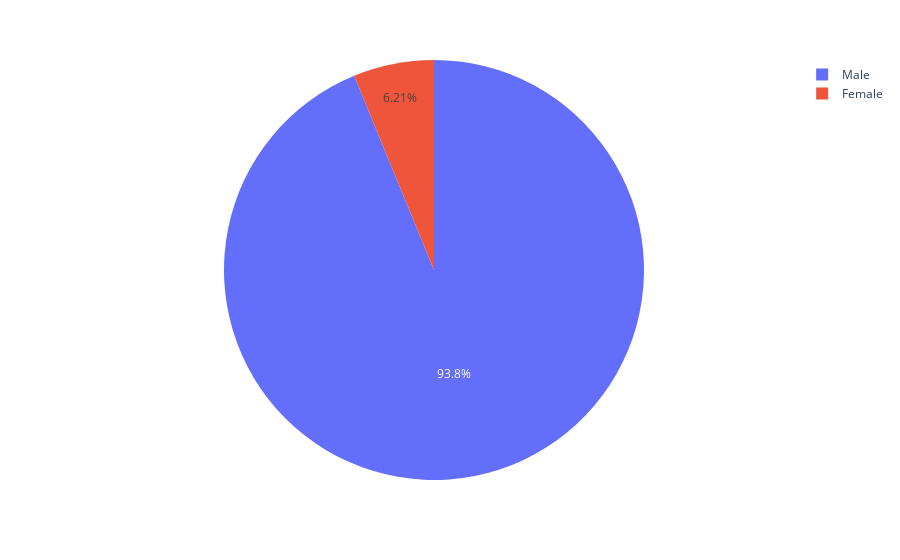

This figure's notebook cell:
### Code cell
fig = px.pie(gender_df, values='number', names='gender')
fig.show()

### Figure 1 — Plotly figure (JSON) as saved in the notebook; plotly's stock layout.template omitted (floating-point values rounded to 4 significant figures)
{"data": [{"domain": {"x": [0, 1], "y": [0, 1]}, "hovertemplate": "gender=%{label}<br>number=%{value}<extra></extra>", "labels": ["Male", "Female"], "legendgroup": "", "name": "", "showlegend": true, "type": "pie", "values": [876, 58]}], "layout": {"legend": {"tracegroupgap": 0}, "margin": {"t": 60}}}
